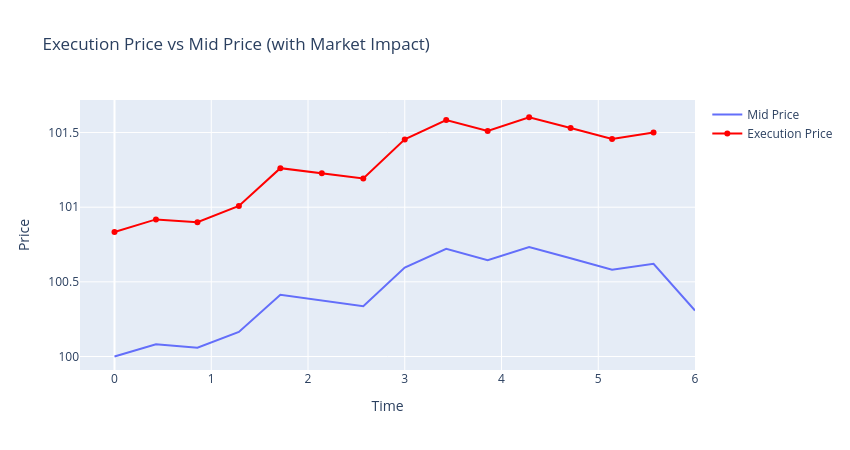

The code cell stored with this chart in its notebook:
### Markdown cell above
### 2.5 From Price Paths to Execution Evaluation

At this stage, we have constructed a stochastic environment in which the asset price evolves according to a Brownian motion model.

However, price paths alone are not sufficient to evaluate execution strategies.

To assess execution performance, we must combine:

- Simulated price paths $S_k$
- Execution schedules $n_k$

This combination determines the actual execution prices faced by the trader.

In the next section, we introduce a market impact model to compute realized execution prices:

$$
P_k = S_k + \gamma \sum_{j<k} n_j + \eta \frac{n_k}{\tau}
$$

Where:

- $P_k$: Execution price at time slice $k$  
- $S_k$: Mid-market price at time slice $k$ (from the stochastic price path)  
- $\gamma$: Permanent impact coefficient (impact per share on future prices)  
- $\sum_{j<k} n_j$: Cumulative shares executed before time $k$  
- $\eta$: Temporary impact coefficient (cost of immediate liquidity)  
- $n_k$: Shares executed at time slice $k$  
- $\tau = T/N$: Length of each execution interval  

Interpretation:

- $S_k$ represents the exogenous market price (stochastic component)  
- $\gamma \sum_{j<k} n_j$ captures **permanent impact**, shifting the price due to prior trades  
- $\eta \frac{n_k}{\tau}$ captures **temporary impact**, increasing execution cost based on trading speed  



This will allow us to evaluate:

- Realized execution cost
- Implementation shortfall
- Execution risk

under stochastic price dynamics.

### Code cell
# Base parameters
Q = 50_000
S0 = 100.0       
T = 6.0
N = 14


sigma = 0.25
gamma = 1e-6
eta = 1e-4

tau = T / N
seed = 42

price_path = simulate_brownian_price_path(S0, sigma, T, N, seed)

twap = twap_schedule(Q, T, N)

exec_result = simulate_execution_prices(
    mid_prices=price_path["prices"],
    shares_per_slice=twap["shares_per_slice"],
    gamma=gamma,
    eta=eta,
    tau=tau
)

print(exec_result["execution_prices"])

fig = go.Figure()

fig.add_trace(
    go.Scatter(
        x=price_path["t_points"],
        y=price_path["prices"],
        mode="lines",
        name="Mid Price"
    )
)

fig.add_trace(
    go.Scatter(
        x=price_path["t_points"][:-1],
        y=exec_result["execution_prices"],
        mode="lines+markers",
        name="Execution Price",
        line=dict(color="red")
    )
)

fig.update_layout(
    title="Execution Price vs Mid Price (with Market Impact)",
    xaxis_title="Time",
    yaxis_title="Price",
    height=450,
    width=850
)

fig.show()
fig.write_image("../results/plots/execution_price_vs_mid_price.png")
display(Image(filename="../results/plots/execution_price_vs_mid_price.png"))

### Figure 1 — Plotly figure (JSON) as saved in the notebook; plotly's stock layout.template omitted (floating-point values rounded to 4 significant figures)
{"data": [{"mode": "lines", "name": "Mid Price", "type": "scatter", "x": [0.0, 0.4286, 0.8571, 1.286, 1.714, 2.143, 2.571, 3.0, 3.429, 3.857, 4.286, 4.714, 5.143, 5.571, 6.0], "y": [100.0, 100.1, 100.1, 100.2, 100.4, 100.4, 100.3, 100.6, 100.7, 100.6, 100.7, 100.7, 100.6, 100.6, 100.3]}, {"line": {"color": "red"}, "mode": "lines+markers", "name": "Execution Price", "type": "scatter", "x": [0.0, 0.4286, 0.8571, 1.286, 1.714, 2.143, 2.571, 3.0, 3.429, 3.857, 4.286, 4.714, 5.143, 5.571], "y": [100.8, 100.9, 100.9, 101.0, 101.3, 101.2, 101.2, 101.5, 101.6, 101.5, 101.6, 101.5, 101.5, 101.5]}], "layout": {"height": 450, "title": {"text": "Execution Price vs Mid Price (with Market Impact)"}, "width": 850, "xaxis": {"title": {"text": "Time"}}, "yaxis": {"title": {"text": "Price"}}}}
